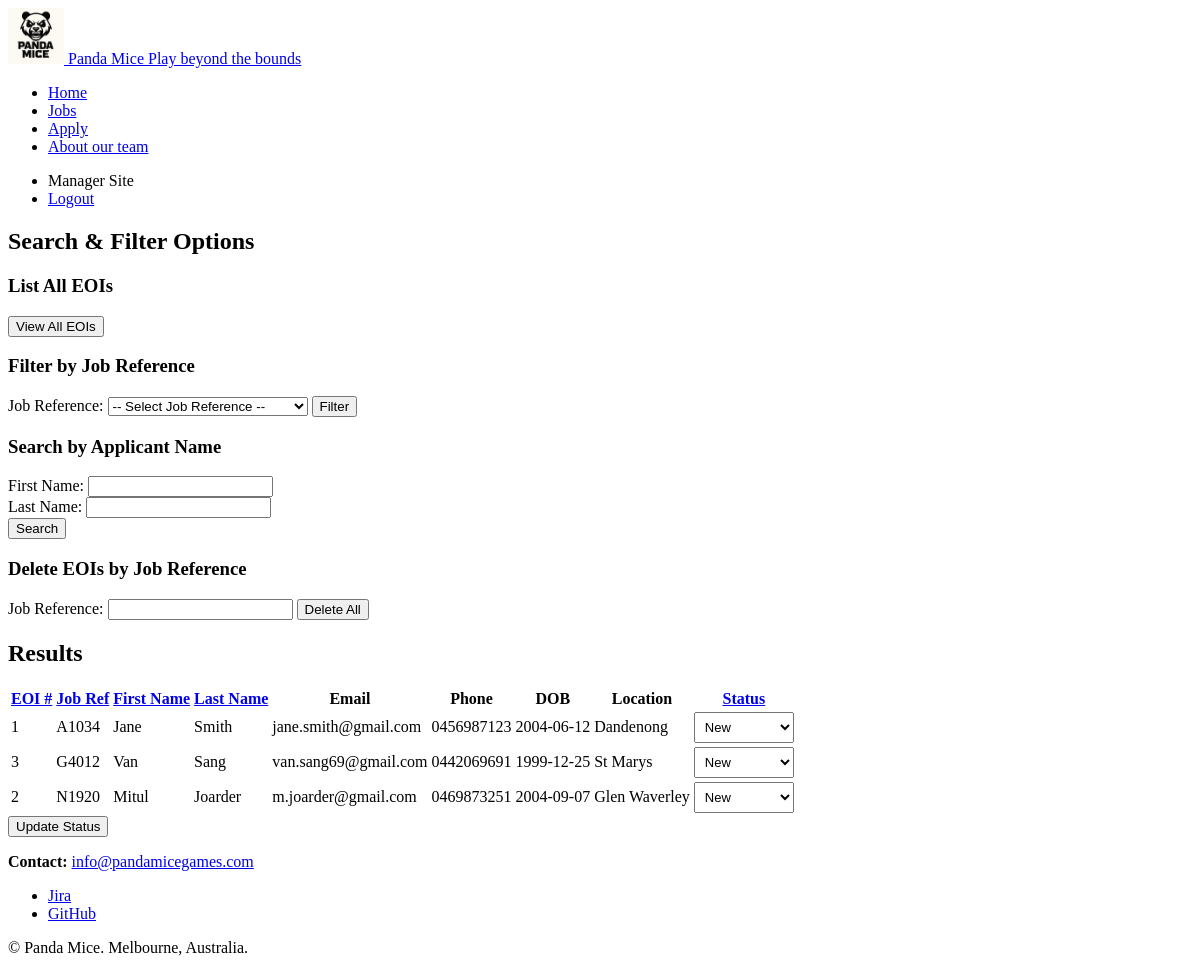
The app's page /manage.php?action=list_all&sort=job_ref (signed in) with its own data.
### tables this page shows
CREATE TABLE `eoi` (
  `EOInumber` int(11) NOT NULL,
  `job_ref` varchar(5) NOT NULL,
  `first_name` varchar(50) NOT NULL,
  `last_name` varchar(50) NOT NULL,
  `dob` date NOT NULL,
  `gender` enum('Male','Female','Other') NOT NULL,
  `street_address` varchar(100) NOT NULL,
  `suburb` varchar(50) NOT NULL,
  `state` varchar(10) NOT NULL,
  `postcode` char(4) NOT NULL,
  `email` varchar(100) NOT NULL,
  `phone` varchar(20) NOT NULL,
  `skills` text DEFAULT NULL,
  `status` enum('New','Current','Final') DEFAULT 'New'
);

### manage.php (the view, shortened to what this page needs)
<?php
$result = null;
$sortField = $_GET['sort'] ?? 'EOInumber';
require_once("settings.php");
$conn = new mysqli($host, $user, $pwd, $sql_db);
$action = $_GET['action'] ?? $_POST['action'] ?? 'list_all';
if ($action === 'list_all') {
    $query = "SELECT * FROM eoi ORDER BY $sortField ASC";
    $result = $conn->query($query);
}
?>
<!DOCTYPE html>
<html lang="en">
  <head>
    <link rel="stylesheet" href="styles/manage_styles.css">
  </head>
  <body>
    <?php include "header.inc"; ?>
    <nav>
      <ul class="menu">
        <li>Manager Site</li>
        <li><a href="logout.php">Logout</a></li>
      </ul>
    </nav>
    <main class="site-main container">
    <section class="management-panel">
      <h2>Search & Filter Options</h2>
      <div class="form-section">
        <h3>List All EOIs</h3>
        <form method="get">
          <button type="submit" class="btn">View All EOIs</button>
        </form>
      </div>
      <div class="form-section">
        <h3>Filter by Job Reference</h3>
        <form method="get" class="form-inline">
          <label for="job_ref">Job Reference:</label>
          <select id="job_ref" name="job_ref" required>
            <option value="">-- Select Job Reference --</option>
          </select>
          <button type="submit" class="btn">Filter</button>
        </form>
      </div>
      <div class="form-section">
        <h3>Search by Applicant Name</h3>
        <form method="post" class="form-grid">
          <div class="form-field">
            <label for="first_name">First Name:</label>
            <input type="text" id="first_name" name="first_name" maxlength="50">
          </div>
          <div class="form-field">
            <label for="last_name">Last Name:</label>
            <input type="text" id="last_name" name="last_name" maxlength="50">
          </div>
          <button type="submit" class="btn">Search</button>
        </form>
      </div>
      <div class="form-section danger-section">
        <h3>Delete EOIs by Job Reference</h3>
        <form method="post" class="form-inline" onsubmit="return confirm('Are you sure? This action cannot be undone.');">
          <label for="delete_job_ref">Job Reference:</label>
          <input type="text" id="delete_job_ref" name="job_ref" maxlength="5" required>
          <button type="submit" class="btn btn-danger">Delete All</button>
        </form>
      </div>
    </section>
    <?php if ($result && $result instanceof mysqli_result && $result->num_rows > 0): ?>
      <section class="results-panel">
        <h2>Results
        </h2>
        <div class="table-container results-panel">
          <form method="post" id="statusForm">
            <table class="eoi-table" role="region" aria-label="EOI Management Table">
              <thead>
                <tr>
                  <th><a href="?action=<?php echo htmlspecialchars($action, ENT_QUOTES, 'UTF-8'); ?>&sort=EOInumber">EOI #</a></th>
                  <th><a href="?action=<?php echo htmlspecialchars($action, ENT_QUOTES, 'UTF-8'); ?>&sort=job_ref">Job Ref</a></th>
                  <th><a href="?action=<?php echo htmlspecialchars($action, ENT_QUOTES, 'UTF-8'); ?>&sort=first_name">First Name</a></th>
                  <th><a href="?action=<?php echo htmlspecialchars($action, ENT_QUOTES, 'UTF-8'); ?>&sort=last_name">Last Name</a></th>
                  <th>Email</th>
                  <th>Phone</th>
                  <th>DOB</th>
                  <th>Location</th>
                  <th><a href="?action=<?php echo htmlspecialchars($action, ENT_QUOTES, 'UTF-8'); ?>&sort=status">Status</a></th>
                </tr>
              </thead>
              <tbody>
                <?php while ($row = $result->fetch_assoc()): ?>
                  <tr>
                    <td><?php echo htmlspecialchars($row['EOInumber'], ENT_QUOTES, 'UTF-8'); ?></td>
                    <td><?php echo htmlspecialchars($row['job_ref'], ENT_QUOTES, 'UTF-8'); ?></td>
                    <td><?php echo htmlspecialchars($row['first_name'], ENT_QUOTES, 'UTF-8'); ?></td>
                    <td><?php echo htmlspecialchars($row['last_name'], ENT_QUOTES, 'UTF-8'); ?></td>
                    <td><?php echo htmlspecialchars($row['email'], ENT_QUOTES, 'UTF-8'); ?></td>
                    <td><?php echo htmlspecialchars($row['phone'], ENT_QUOTES, 'UTF-8'); ?></td>
                    <td><?php echo htmlspecialchars($row['dob'], ENT_QUOTES, 'UTF-8'); ?></td>
                    <td><?php echo htmlspecialchars($row['suburb'], ENT_QUOTES, 'UTF-8'); ?></td>
                    <td>
                      <select name="status[<?php echo intval($row['EOInumber']); ?>]" class="status-select">
                        <option value="New" <?php if ($row['status'] === 'New') echo 'selected'; ?>>New</option>
                      </select>
                    </td>
                  </tr>
                <?php endwhile; ?>
              </tbody>
            </table>
            <div class="button-group">
              <button type="submit" class="btn">Update Status</button>
            </div>
          </form>
        </div>
      </section>
    <?php elseif ($result && $result instanceof mysqli_result): ?>
      <section class="results-panel">
        <p>No EOIs found matching your criteria.</p>
      </section>
    <?php endif; ?>
    </main>
  <?php include("footer.inc"); ?>
</body>
</html>

### styles/manage_styles.css (style rules this page uses)
.management-panel, .results-panel, .stats-panel { background: var(--panel); border: 1px solid var(--border); border-radius: 0. }

### manage.php (style rules this page uses)
select[name^="status"] { width: 100px; padding: 6px; font-size: 13px; }

### records on screen
eoi: EOInumber "1", job_ref "A1034", first_name "Jane", last_name "Smith", email "jane.smith@gmail.com", phone "0456987123", dob "2004-06-12", suburb "Dandenong", status+EOInumber "New"
eoi: EOInumber "3", job_ref "G4012", first_name "Van", last_name "Sang", email "van.sang69@gmail.com", phone "0442069691", dob "1999-12-25", suburb "St Marys", status+EOInumber "New"
eoi: EOInumber "2", job_ref "N1920", first_name "Mitul", last_name "Joarder", email "m.joarder@gmail.com", phone "0469873251", dob "2004-09-07", suburb "Glen Waverley", status+EOInumber "New"
